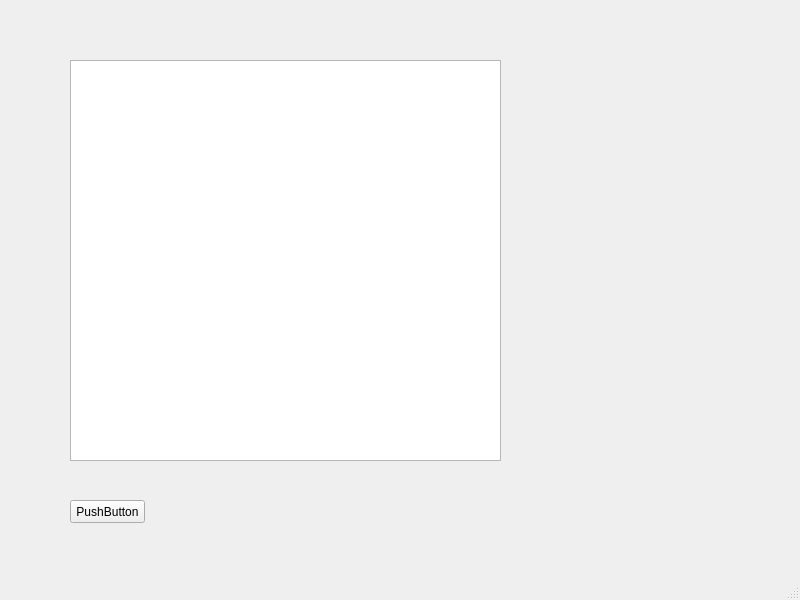
<?xml version="1.0" encoding="UTF-8"?>
<ui version="4.0">
 <class>MainWindow</class>
 <widget class="QMainWindow" name="MainWindow">
  <property name="geometry">
   <rect>
    <x>0</x>
    <y>0</y>
    <width>800</width>
    <height>600</height>
   </rect>
  </property>
  <property name="windowTitle">
   <string>MainWindow</string>
  </property>
  <widget class="QWidget" name="centralwidget">
   <widget class="QGraphicsView" name="graphicsView">
    <property name="geometry">
     <rect>
      <x>70</x>
      <y>60</y>
      <width>431</width>
      <height>401</height>
     </rect>
    </property>
   </widget>
   <widget class="QPushButton" name="pushButton">
    <property name="geometry">
     <rect>
      <x>70</x>
      <y>500</y>
      <width>75</width>
      <height>23</height>
     </rect>
    </property>
    <property name="text">
     <string>PushButton</string>
    </property>
   </widget>
  </widget>
  <widget class="QMenuBar" name="menubar">
   <property name="geometry">
    <rect>
     <x>0</x>
     <y>0</y>
     <width>800</width>
     <height>21</height>
    </rect>
   </property>
  </widget>
  <widget class="QStatusBar" name="statusbar"/>
 </widget>
 <resources/>
 <connections/>
</ui>
